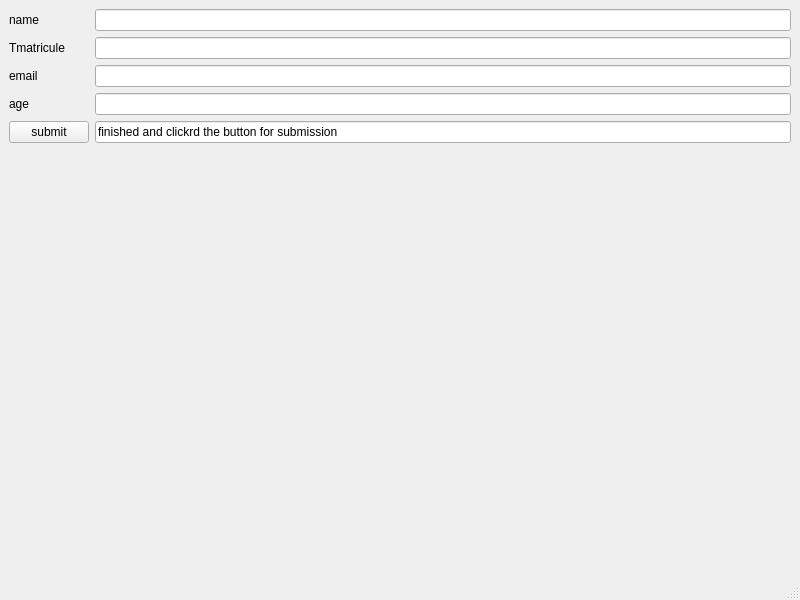
<?xml version="1.0" encoding="UTF-8"?>
<ui version="4.0">
 <class>MainWindow</class>
 <widget class="QMainWindow" name="MainWindow">
  <property name="geometry">
   <rect>
    <x>0</x>
    <y>0</y>
    <width>800</width>
    <height>600</height>
   </rect>
  </property>
  <property name="sizePolicy">
   <sizepolicy hsizetype="Preferred" vsizetype="Fixed">
    <horstretch>0</horstretch>
    <verstretch>0</verstretch>
   </sizepolicy>
  </property>
  <property name="windowTitle">
   <string>MainWindow</string>
  </property>
  <widget class="QWidget" name="centralwidget">
   <layout class="QFormLayout" name="formLayout">
    <item row="0" column="0">
     <widget class="QLabel" name="label">
      <property name="text">
       <string>name</string>
      </property>
     </widget>
    </item>
    <item row="0" column="1">
     <widget class="QLineEdit" name="lineEdit"/>
    </item>
    <item row="1" column="0">
     <widget class="QLabel" name="label_4">
      <property name="text">
       <string>Tmatricule</string>
      </property>
     </widget>
    </item>
    <item row="1" column="1">
     <widget class="QLineEdit" name="lineEdit_2"/>
    </item>
    <item row="2" column="0">
     <widget class="QLabel" name="label_3">
      <property name="text">
       <string>email</string>
      </property>
     </widget>
    </item>
    <item row="2" column="1">
     <widget class="QLineEdit" name="lineEdit_3"/>
    </item>
    <item row="3" column="0">
     <widget class="QLabel" name="label_2">
      <property name="text">
       <string>age</string>
      </property>
     </widget>
    </item>
    <item row="3" column="1">
     <widget class="QLineEdit" name="lineEdit_4"/>
    </item>
    <item row="4" column="0">
     <widget class="QPushButton" name="pushButton">
      <property name="text">
       <string>submit</string>
      </property>
     </widget>
    </item>
    <item row="4" column="1">
     <widget class="QLineEdit" name="lineEdit_5">
      <property name="text">
       <string>finished and clickrd the button for submission</string>
      </property>
     </widget>
    </item>
   </layout>
  </widget>
  <widget class="QMenuBar" name="menubar">
   <property name="geometry">
    <rect>
     <x>0</x>
     <y>0</y>
     <width>800</width>
     <height>21</height>
    </rect>
   </property>
  </widget>
  <widget class="QStatusBar" name="statusbar"/>
 </widget>
 <resources/>
 <connections/>
</ui>
